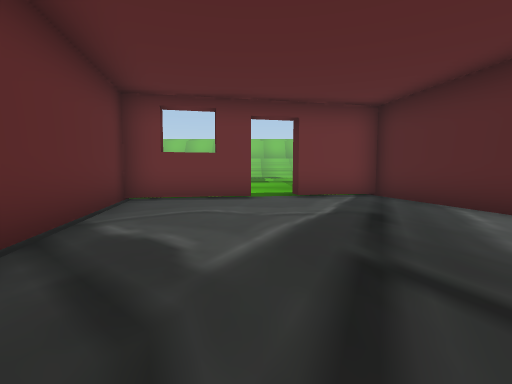
[1] (above)

13 first-person views from a walk through a 3-D level made in the Unity game engine. The camera is 1.3 m above the floor, tilts 4° down and sees 85° across. The floor is counted in squares, 2 m on a side. Each view is taken from the middle of a square. On the plan, view 1 faces up. The plan holds only what a view shows up to about 9 squares ahead; the rest is blank. The place goes on beyond the plan.

[2]
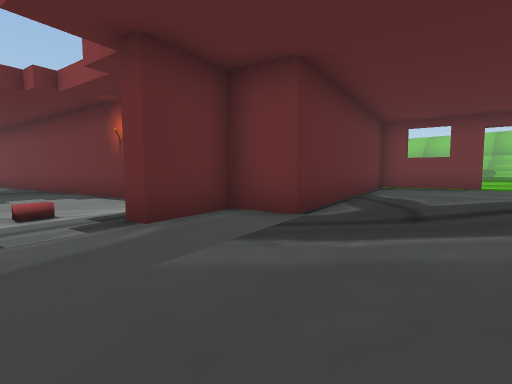

[3]
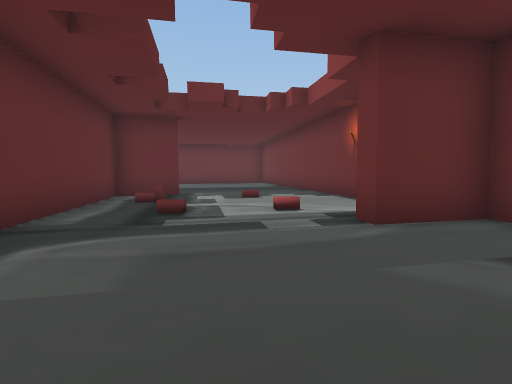

[4]
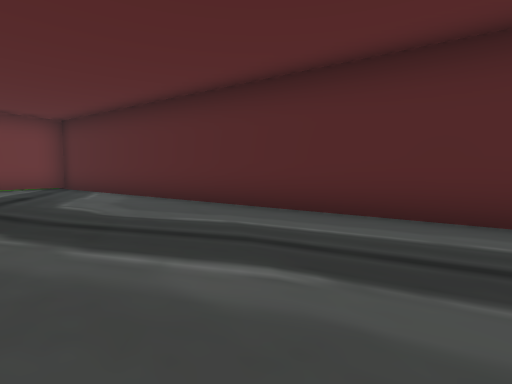

[5]
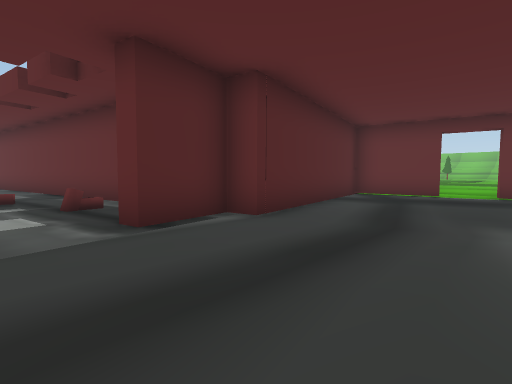

[6]
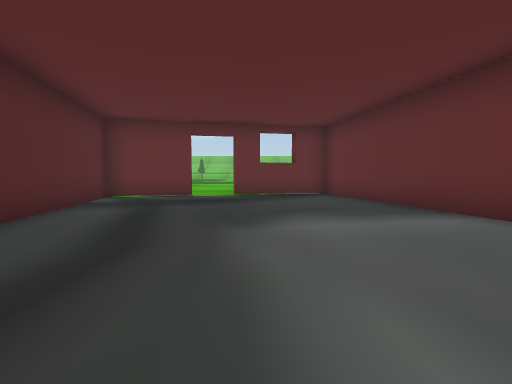

[7]
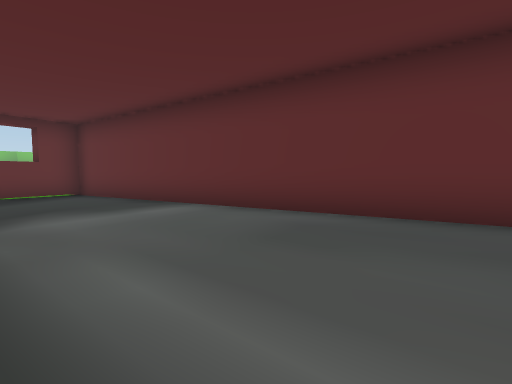

[8]
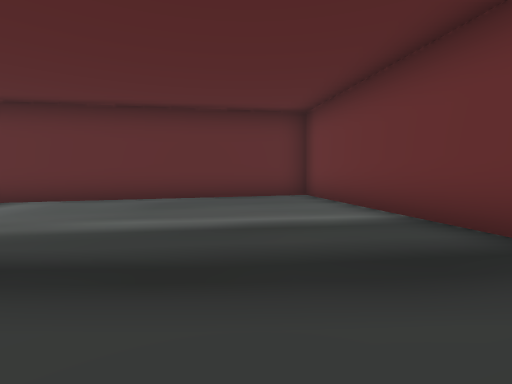

[9]
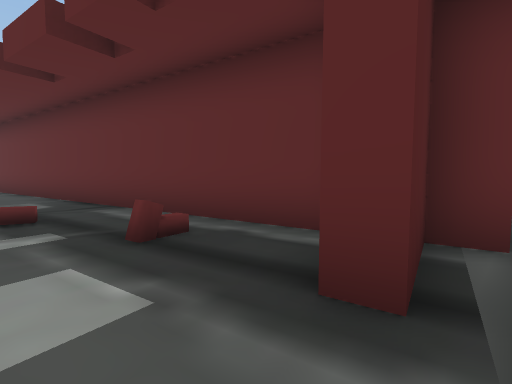

[10]
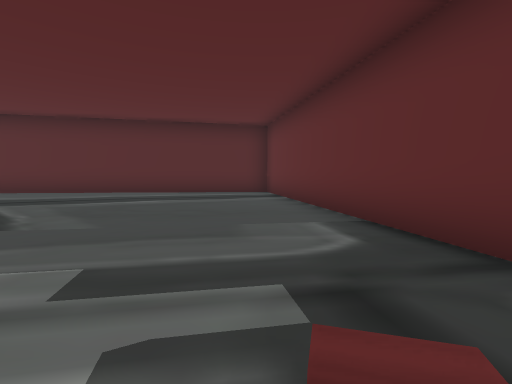

[11]
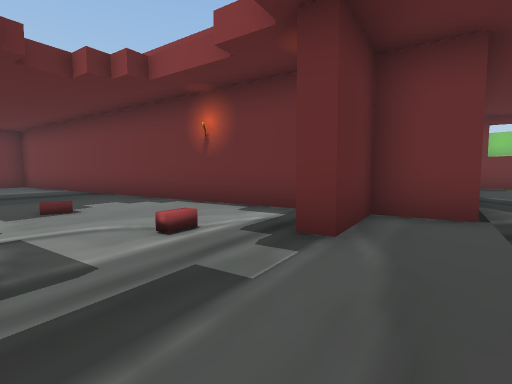

[12]
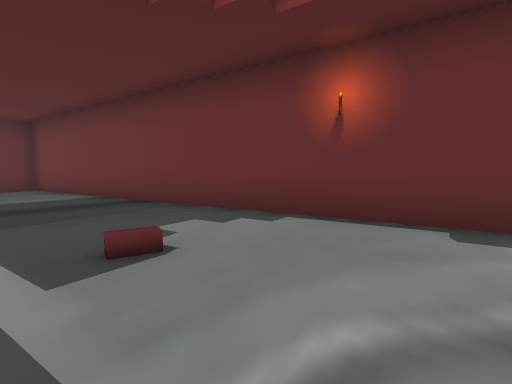

[13]
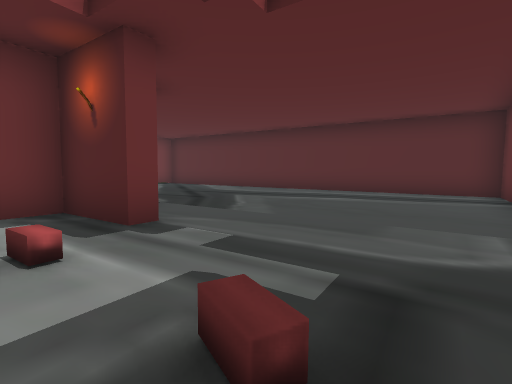

### Floor plan
Points are (right, up) in squares from view 1. A wall is a line through its corners. A room is listed if a view was taken in it or the views show most of it. See-through windows are left out.
Room 1 (views 1, 2, 3, 4, 5, 6, 7, 8, 9, 10, 11, 12, 13)
walls: (-9.1, -14.5) (-6.7, -14) (-7.9, -8.2) (-7.3, -8) (-7.6, -6.4) (-7.2, -6.3) (-6.9, -7.9) (5.7, -5.4) (3.1, 7.2) (1, 6.8); (0, 6.6) (-2.8, 6) (-1.5, -0.7) (-2.7, -0.9) (-2.3, -2.6) (-2.8, -2.6) (-3.1, -1) (-15.8, -3.6) (-13.4, -15.4) (-10.4, -14.8) (-10.3, -15.2)
low walls: (-5.1, -6.2) (-5, -6.7)
ways out: opening at (-10, -15); gap at (0, 7)

Where each view was taken, in squares from view 1:
view 1: 0 up, 0 right, facing up
view 2: 4 down, 1 right, facing up-left
view 3: 4 down, 1 right, facing left
view 4: 4 down, 1 right, facing up-right
view 5: 5 down, 11 left, facing down-right
view 6: 6 down, 11 left, facing down
view 7: 5 down, 11 left, facing down-left
view 8: 5 down, 8 left, facing left
view 9: 5 down, 8 left, facing down-right
view 10: 5 down, 4 left, facing right
view 11: 5 down, 1 left, facing up-left
view 12: 5 down, 4 left, facing up-left
view 13: 6 down, 4 left, facing up-right
